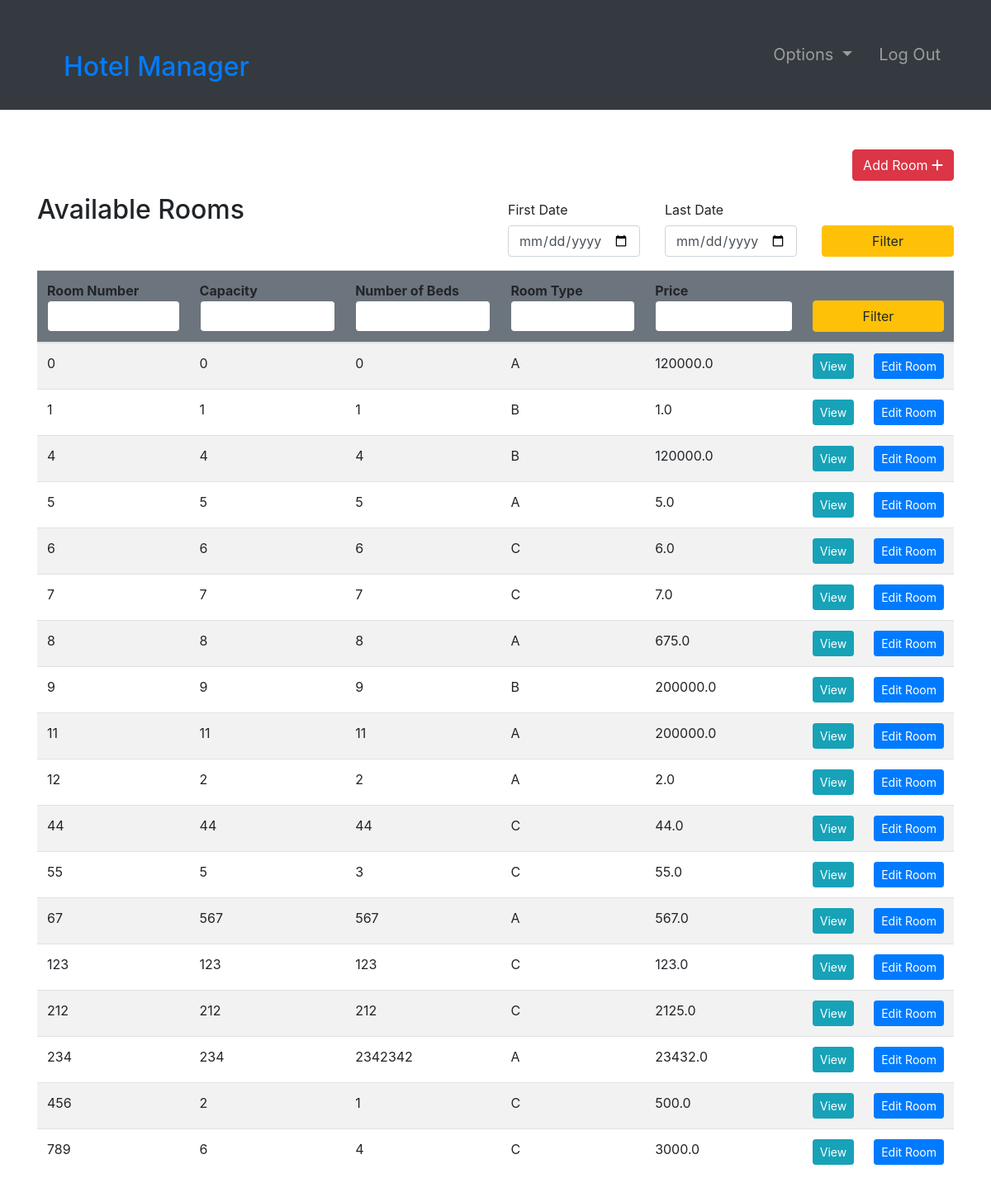
The page /rooms/ (signed in) on the database as committed earlier.
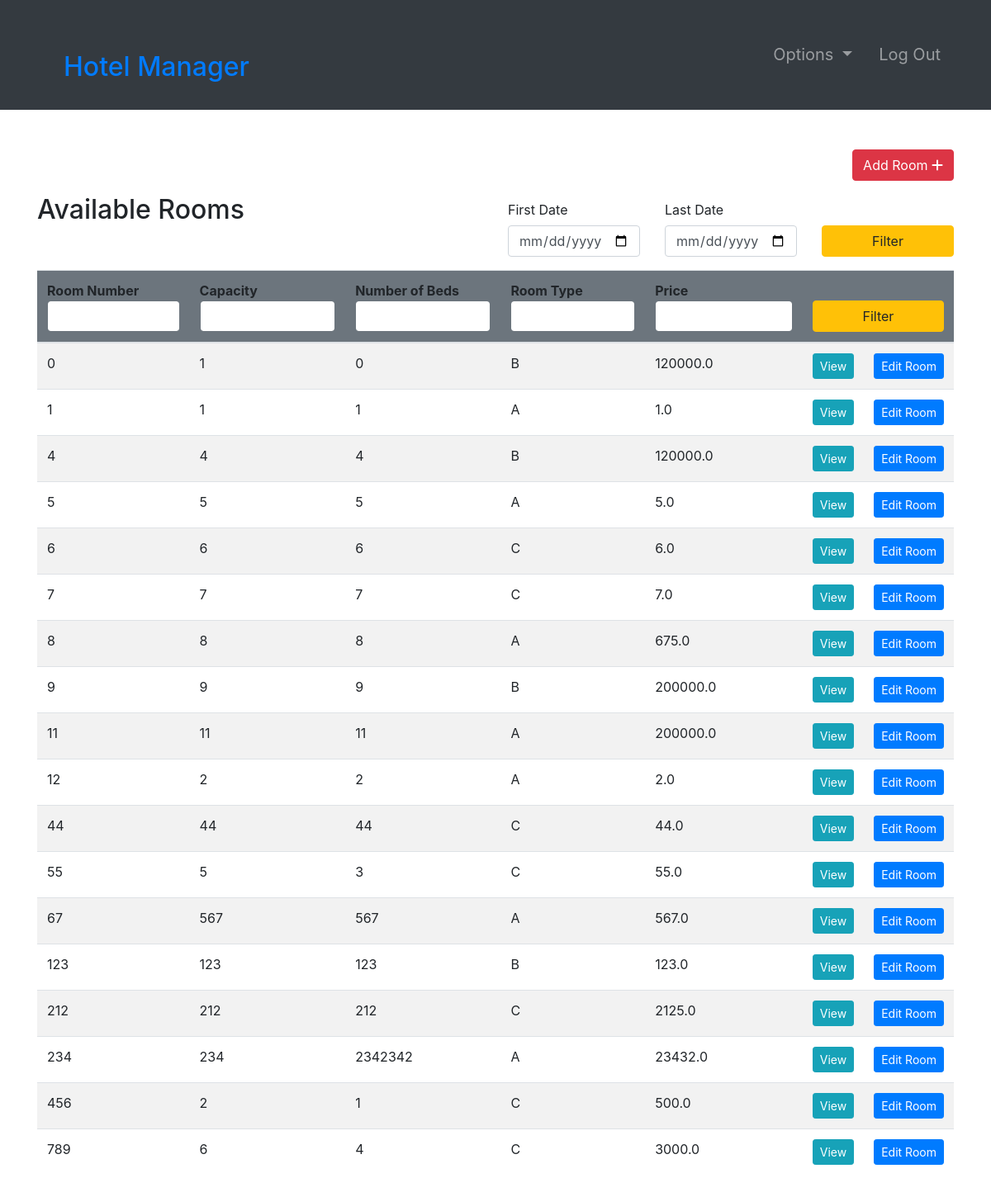
The same page on the database as committed later.
### room/models.py (models this page shows, shortened)
class Room(models.Model):
    ROOM_TYPES = (
        ('A', 'A'),
        ('B', 'B'),
        ('C', 'C'),
    )
    number = models.IntegerField(primary_key=True)
    capacity = models.SmallIntegerField()
    numberOfBeds = models.SmallIntegerField()
    roomType = models.CharField(max_length=20, choices=ROOM_TYPES)
    price = models.FloatField()
    statusStartDate = models.DateField(null=True)
    statusEndDate = models.DateField(null=True)

### room/views.py (the view, shortened to what this page needs)
# urls.py: path('rooms/', rooms, name="rooms"),
@ login_required(login_url='login')
def rooms(request):
    role = str(request.user.groups.all()[0])
    path = role + "/"
    rooms = Room.objects.all()
    firstDayStr = None
    lastDateStr = None
    def chech_availability(fd, ed):
        today = datetime.strptime(str(date.today()), '%Y-%m-%d')
        availableRooms = []
        if fd < today or fd > ed:
           return availableRooms
        for room in rooms:
            availList = []
            bookingList = Booking.objects.filter(roomNumber=room)
            if room.statusStartDate == None:
                for booking in bookingList:
                    if booking.startDate > ed.date() or booking.endDate < fd.date():
                        availList.append(True)
                    else:
                        availList.append(False)
                if all(availList):
                    availableRooms.append(room)
            else:
                if room.statusStartDate > ed.date() or room.statusEndDate < fd.date():
                    for booking in bookingList:
                        if booking.startDate > ed.date() or booking.endDate < fd.date():
                            availList.append(True)
                        else:
                            availList.append(False)
                        if all(availList):
                            availableRooms.append(room)
        return availableRooms
    context = {
        "role": role,
        'rooms': rooms,
        'fd': firstDayStr,
        'ld': lastDateStr
    }
    return render(request, path + "rooms.html", context)

### Templates/admin/rooms.html
{% extends '../index.html' %}
{% block context %}
{% include '../common_pages/rooms.html' %}
{% endblock %}

### Templates/common_pages/rooms.html (shortened to what this page needs)
<div class="container py-5 clearfix">
    <div class="clearfix">
        {% if role == "manager" or role == "admin" %}
        <a href="{% url 'add-room' %}" class="btn btn-danger rounded float-right">Add Room <i
                class="fas fa-plus"></i></a>
        {% endif %}
    </div>
    <div class="table-header row mt-3 clearfix">
        <div class="col-sm-12 col-md-12 col-lg-6 mb-4">
            <h2>Available Rooms</h2>
        </div>
        <div class="col-sm-12 col-md-12 col-lg-6">
            <form action="" method="POST">
                <div class="row">
                    <div class="form-group col-4">
                        <label for="example-date-input" class="col-form-label">First Date</label>
                        <div class="">
                            <input class="form-control" type="date" name="fd" value="{{fd}}" id="example-date-input" required>
                        </div>
                    </div>
                    <div class="form-group col-4">
                        <label for="example-date-input" class="col-form-label">Last Date</label>
                        <div class="">
                            <input class="form-control" type="date" name="ld" value="{{ld}}" id="example-date-input" requireds>
                        </div>
                    </div>
                    <div class="col-4" style="margin-top:38px;">
                        <button type="submit" name="dateFilter" class="btn btn-warning w-100">Filter</button>
                    </div>
                </div>
            </form>
        </div>
    </div>
    {% if rooms %}
        <table class="table table-hover table-striped">
            <thead class="bg-secondary rounded">
                <tr>
                    <form action="" method="POST">
                        <th>Room Number<input type="number" name="number" value="{{number}}"
                                class="form-control border border-secondary"></th>
                        <th>Capacity<input type="number" name="capacity" value="{{capacity}}"
                                class="form-control border border-secondary"></th>
                        <th>Number of Beds<input type="number" name="nob" value="{{nob}}"
                                class="form-control border border-secondary"></th>
                        <th>Room Type<input type="text" name="type" value="{{type}}"
                                class="form-control border border-secondary"></th>
                        <th>Price <input type="number" step="0.01" name="price" value="{{price}}"
                                class="form-control border border-secondary"></th>
                        <th colspan="2"><button type="submit" name="filter" class="btn btn-warning w-100">Filter</button>
                        </th>
                    </form>
                </tr>
            </thead>
            <tbody>
                {% for room in rooms %}
                <tr>
                    <td>{{ room.number }}</td>
                    <td>{{ room.capacity }}</td>
                    <td>{{ room.numberOfBeds }}</td>
                    <td>{{ room.roomType }}</td>
                    <td>{{ room.price }}</td>
                    {% if role != "guest" %}
                    <td> <a href="{% url 'room-profile' room.number %}" class="btn btn-info btn-sm w-100">View</a>
                    </td>
                    {% if role == 'manager' or role == 'admin' %}<td> <a href="{% url 'room-edit' room.number %}"
                            class="btn btn-sm btn-primary w-100">Edit&nbsp;Room</a></td> {% endif %}
                    {% endif %}
                </tr>
                {% endfor %}
            </tbody>
        </table>
    {%endif %}
</div>

Rows that differ between the two databases and show on the page:
changed Room id 0: capacity "0" → "1"; roomType "A" → "B"
changed Room id 1: roomType "B" → "A"
changed Room id 123: roomType "C" → "B"
